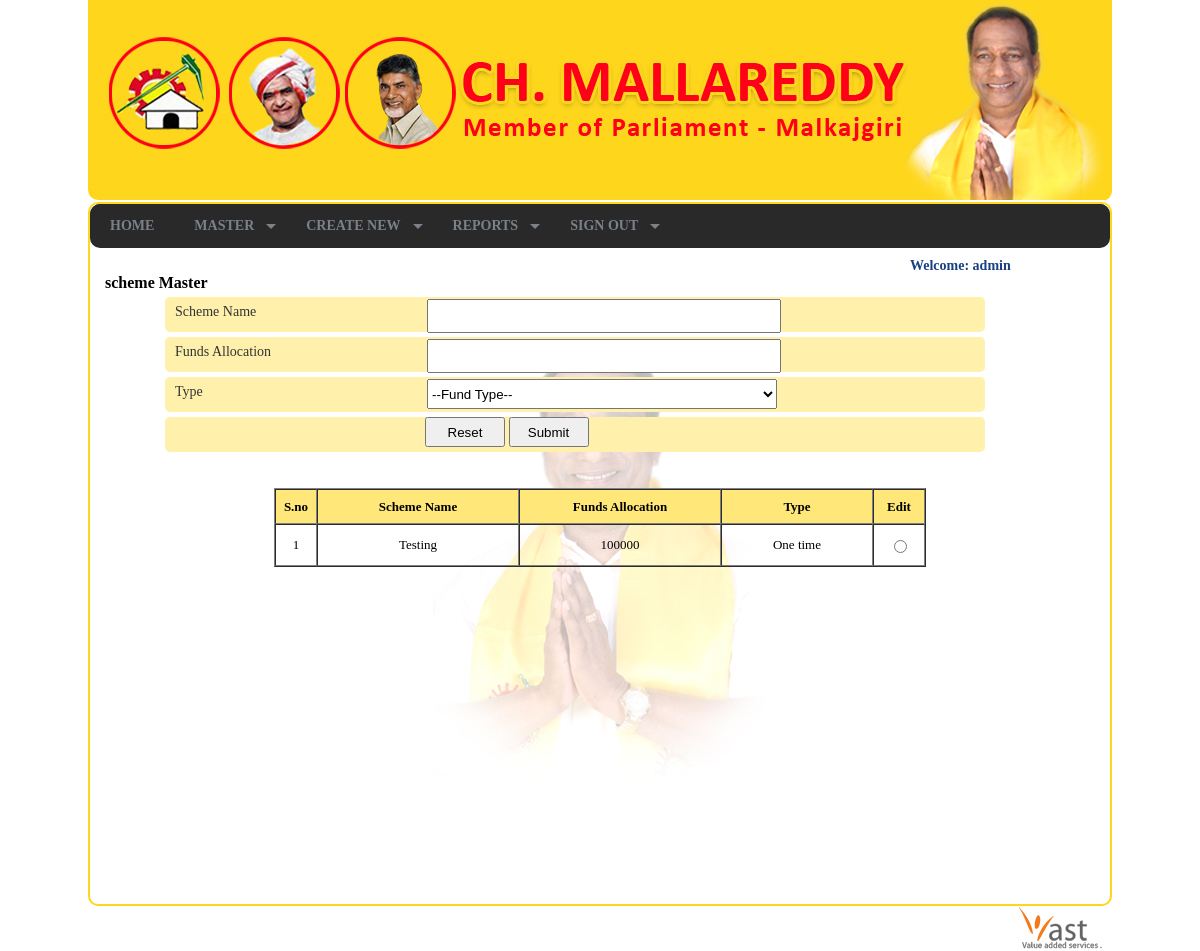
The page /schememaster.php (signed in) on the database its author committed.
### tables this page shows
CREATE TABLE IF NOT EXISTS `users` (
  `userid` int(11) NOT NULL AUTO_INCREMENT,
  `username` varchar(50) NOT NULL,
  `password` varchar(50) NOT NULL,
  PRIMARY KEY (`userid`),
  UNIQUE KEY `username` (`username`)
);

CREATE TABLE IF NOT EXISTS `schememaster` (
  `schemeid` int(11) NOT NULL AUTO_INCREMENT,
  `schemename` varchar(50) NOT NULL,
  `funds` varchar(50) NOT NULL,
  `fundtype` varchar(50) NOT NULL,
  PRIMARY KEY (`schemeid`)
);

### schememaster.php (the view, shortened to what this page needs)
<?php
$user = new User();
include('includes/header.php');
include('includes/menu.php');
?>
<div class="mastertitle">scheme Master</div>
<div style="max-height:auto; min-height:500px;">
  <form method="post">
    <div class="form">
      <div class="text_form">Scheme Name</div>
      <div class="text_feiled_">
        <input class="feoiled_box" name="schemename" id="schemename" type="text" />
      </div>
    </div>
    <div class="form">
      <div class="text_form">Funds Allocation</div>
      <div class="text_feiled_">
        <input class="feoiled_box" name="funds" id="funds" type="text" />
      </div>
    </div>
    <div class="form">
      <div class="text_form">Type</div>
      <div class="text_feiled_">
        <select name="fundtype" id="fundtype" style=" width: 350px; height:30px; margin: 2px;">
          <option value=""> --Fund Type--</option>
        </select>
      </div>
    </div>
    <div class="form">
      <div class="text_form"></div>
      <div class="text_feiled_">
        <input class="sub" id="reset" name="reset" value="Reset" type="submit" />
        <input class="sub" id="submit" name="submit" value="Submit" type="submit" />
      </div>
    </div>
  </form>
  <br />
  <br />
  <table width="650" height="40" border="1" align="center" cellpadding="0" cellspacing="0" style="font-family:'Trebuchet MS'; font-size:13px;">
    <tr  style="background-color:#ffe77a; font-weight:bold;" >
      <th height="33" align="center" valign="middle" scope="col"><div style="width:40px;">S.no</div></th>
      <th align="center" valign="middle" ><div style="width:200px; word-wrap:break-word;">Scheme Name</div></th>
      <th align="center" valign="middle" ><div style="width:200px;">Funds Allocation</div></th>
      <th align="center" valign="middle" ><div style="width:150px; word-wrap:break-word;">Type</div></th>
      <th align="center" valign="middle" ><div style="width:50px;">Edit</div></th>
    </tr>
    <?php
$selectschememaster = $user->selectschememaster();
$i =1;
while($result = mysql_fetch_array($selectschememaster))
{
 ?>
    <tr>
      <td align="center" valign="middle" height="40"><div style="width:40px;"><?php echo $i ; ?></div></td>
      <td align="center" valign="middle"><div style="width:200px; word-wrap:break-word;"><?php echo ucfirst($result['schemename']);?></div></td>
      <td align="center" valign="middle"><div style="width:200px;"><?php echo ucfirst($result['funds']);?></div></td>
      <td align="center" valign="middle"><div style="width:150px; word-wrap:break-word;"><?php echo ucfirst($result['fundtype']);?></div></td>
      <td align="center" valign="middle"><div style="width:50px;">
          <input type="radio" name="schemeid" value="<?php echo $result['schemeid']; ?> " class="schemeid"  />
        </div></td>
    </tr>
    <?php
	 $i++;}
?>
  </table>
</div>
</div>
</div>
<?php include('includes/footer.php'); ?>

### includes/functions.php (shortened to what this page needs)
<?php
class User
{
	public function get_fullname($userid)
	{
		$result = mysql_query("SELECT * from users WHERE userid = $userid");
		$user_data = mysql_fetch_array($result);
		echo $user_data['username'];
	}
	public function selectschememaster()
	{
		$result = mysql_query("SELECT * FROM schememaster") or die(mysql_error());
		return $result;
	}
}
?>

### style.css (style rules this page uses)
body { padding:0px; margin:0px; }
.mastertitle { font-size:16px; font-weight:bold; background-image:url(images/arrow_70.gif); background-repeat:no-repeat; background-position:left center; padding-left:15px; }
.form { width:820px; height:35px; margin-left:75px; padding:0px; background-color:#fff0ac; border-radius:5px; margin-top:5px; }
.text_form { width:250px; height:28px; float:left; font-family:"Trebuchet MS"; font-size:14px; color:#333333; padding-top:7px; text-align:left; padding-left:10px; }
.text_feiled_ { width:200px; height:30px; float:left; font-family:"Trebuchet MS"; font-size:14px; color:#333333; }
.feoiled_box { width:350px; height:30px; margin:2px; padding:0px; }
.sub { width:80px; height:30px; }

### rows shown on the page
users: username "admin"
schememaster: schemename "Testing", funds "100000", fundtype "One time"
